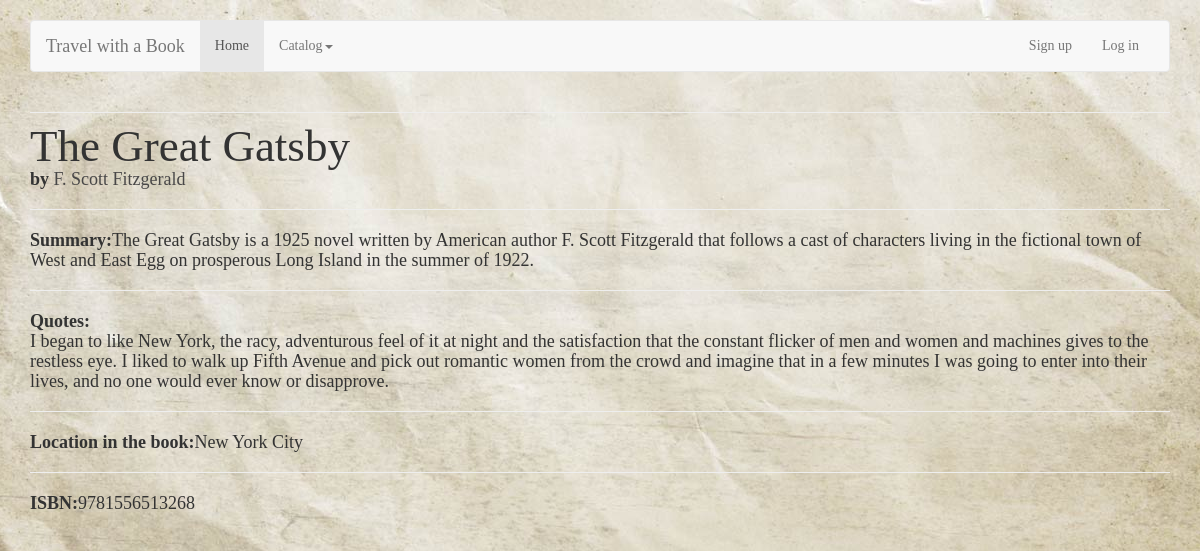
/catalog/book/3, run on the app's committed database.
### catalog/models.py (models this page shows, shortened)
class Book(models.Model):
    title = models.CharField(max_length=200)
    author = models.CharField(max_length=200, null=False, default='Unknown', blank=False)
    summary = models.TextField(max_length=1000, help_text='Enter a brief description of the book.')
    quotes = models.TextField(max_length=2000, help_text='Enter some quotes from the book.', default="", blank=True)
    location_mentioned = models.CharField(max_length=1000, help_text='Where does the action take place.', blank=False, null=True)
    isbn = models.CharField(max_length=13, blank=False,
                            help_text='13 character <a href="https://www.isbn-international.org/content/what-isbn">ISBN number.</a>')

### catalog/views.py (the view)
# urls.py: path('book/<int:pk>', views.BookDetailView.as_view(), name='book-details'),
class BookDetailView(generic.DetailView):
    model = Book

### catalog/templates/catalog/book_detail.html
{% extends "base_template.html" %}
{% load staticfiles %}
{% block content %}
    <hr>
    <p class="display-1">{{ book.title }}</p>
    <p><strong>by </strong> <a href="">{{ book.author }}</a></p>
    <hr>
    <p><strong>Summary:</strong>{{ book.summary }}</p>
    <hr>
    <p>
        <strong>Quotes: </strong><br>
        {{ book.quotes }}
    </p>
    <hr>
    <p><strong>Location in the book:</strong>{{ book.location_mentioned }}</p>
    <hr>
    <p><strong>ISBN:</strong>{{ book.isbn }}</p>
{% endblock %}

### static_media/css/styles.css (style rules this page uses)
body { font-family : "Bookman Old Style"; text-decoration-color : black; }
a:link { color : rgb(73, 72, 72); }
.display-1 { font-family: "Goudy Old Style", Garamond, "Big Caslon", "Times New Roman", serif; font-size: 60px; font-style: normal; font-variant: normal; font-weight: 500; line-height: 26.4px; }
.display-1 { font-family: "Goudy Old Style", Garamond, "Big Caslon", "Times New Roman", serif; font-size: 45px; font-style: normal; font-variant: normal; font-weight: 500; line-height: 26.4px; }
p { font-family: "Goudy Old Style", Garamond, "Big Caslon", "Times New Roman", serif; font-size: 18px; font-style: normal; font-variant: normal; font-weight: 400; line-height: 20px; }

### data on the page
Book: title "The Great Gatsby", author "F. Scott Fitzgerald", summary "The Great Gatsby is a 1925 novel written by American author F. Scott Fitzgerald that follows a cast of characters living in the fictional town of West and East Egg on prosperous Long Island in the summer of 1922.", quotes "I began to like New York, the racy, adventurous feel of it at night and the satisfaction that the constant flicker of men and women and machines gives to the restless eye. I liked to walk up Fifth Avenue and pick out romantic women from the crowd and imagine that in a few minutes I was going to enter into their lives, and no one would ever know or disapprove.", location_mentioned "New York City", isbn "9781556513268"
